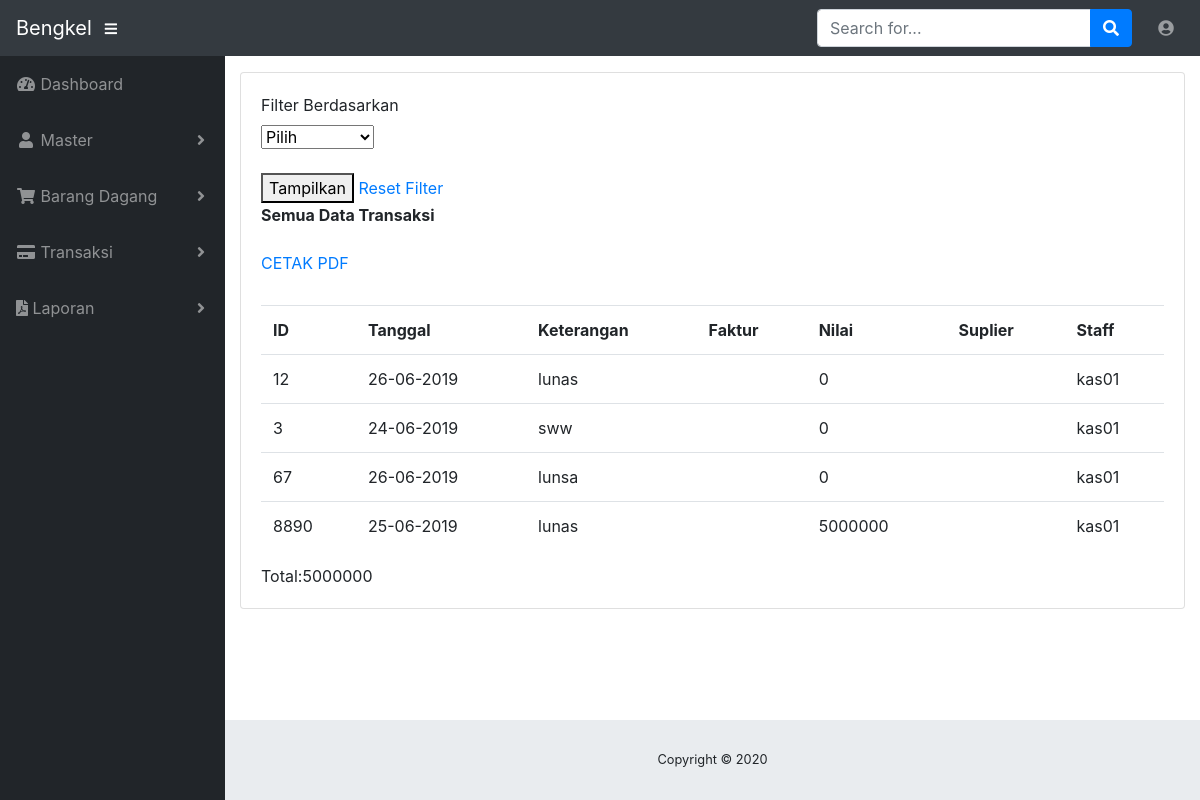
The page /index.php/admin/beli on the database its author committed.
### tables this page shows
CREATE TABLE `penjualan` (
  `id` varchar(10) NOT NULL,
  `tanggal` datetime NOT NULL,
  `idcust` varchar(10) NOT NULL,
  `nomanual` varchar(10) NOT NULL,
  `keterangan` varchar(225) NOT NULL,
  `nilai` int(11) NOT NULL,
  `staff` varchar(10) NOT NULL,
  `tipekendaraan` varchar(20) NOT NULL,
  `norangka` varchar(25) NOT NULL,
  `nomesin` varchar(25) NOT NULL,
  `nopol` varchar(10) NOT NULL,
  `bpkb` varchar(25) NOT NULL,
  `stnk` varchar(25) NOT NULL,
  `keluhan` varchar(255) NOT NULL,
  `jenis` varchar(10) NOT NULL
);

### application/controllers/admin/Beli.php (called while the page is built, shortened)
<?php if ( ! defined('BASEPATH')) exit('No direct script access allowed');
class Beli extends CI_Controller {
  public function __construct(){
    $this->load->model('TransaksiModel');
  }
  public function index(){
        if(isset($_GET['filter']) && ! empty($_GET['filter'])){
            $filter = $_GET['filter'];
            if($filter == '1'){
                $tgl = $_GET['tanggal'];
                $ket = 'Data Transaksi Tanggal '.date('d-m-y', strtotime($tgl));
                $url_cetak = 'admin/beli/cetak?filter=1&tahun='.$tgl;
                $transaksi = $this->TransaksiModel->view_by_date($tgl);
            }else if($filter == '2'){
                $bulan = $_GET['bulan'];
                $tahun = $_GET['tahun'];
                $nama_bulan = array('', 'Januari','Februari','Maret','April','Mei','Juni','Juli','Agustus','September','Oktober','November','Desember');
                $ket = 'Data Transaksi Bulan '.$nama_bulan[$bulan].' '.$tahun;
                $url_cetak = 'admin/beli/cetak?filter=2&bulan='.$bulan.'&tahun='.$tahun;
                $transaksi = $this->TransaksiModel->view_by_month($bulan, $tahun);
            }else{
                $tahun = $_GET['tahun'];
                $ket = 'Data Transaksi Tahun '.$tahun;
                $url_cetak = 'admin/beli/cetak?filter=3&tahun='.$tahun;
                $transaksi = $this->TransaksiModel->view_by_year($tahun);
            }
        }else{
            $ket = 'Semua Data Transaksi';
            $url_cetak = 'admin/beli/cetak';
            $transaksi = $this->TransaksiModel->view_all();
        }
    $data['ket'] = $ket;
    $data['url_cetak'] = base_url($url_cetak);
    $data['transaksi'] = $transaksi;
        $data['option_tahun'] = $this->TransaksiModel->option_tahun();
    $this->load->view('crud/index', $data);
  }
}

### index.php (called while the page is built, shortened)
<?php
require_once BASEPATH.'core/CodeIgniter.php';

### application/models/TransaksiModel.php (called while the page is built, shortened)
<?php if ( ! defined('BASEPATH')) exit('No direct script access allowed');
class TransaksiModel extends CI_Model {
  public function view_all(){
    return $this->db->query("SELECT * FROM penjualan WHERE jenis='langsung' ")->result();
  }
    public function option_tahun(){
        $this->db->select('YEAR(tanggal) AS tahun');
        $this->db->from('pembelian');
        $this->db->order_by('YEAR(tanggal)');
        $this->db->group_by('YEAR(tanggal)');
        return $this->db->get()->result();
    }
}

### application/views/crud/index.php (the view, shortened to what this page needs)
<!DOCTYPE html>
<html lang="en">
<head>
    <link rel="stylesheet" href="<?php echo base_url('assets/jquery-ui/jquery-ui.min.css'); ?>" />
</head>
<body id="page-top">
    <div id="wrapper">
        <div id="content-wrapper">
            <div class="container-fluid">
            <div class="card mb-3">
                <div class="card-body">
                     <div class="table-responsive">
    <form method="get" action="">
        <label>Filter Berdasarkan</label><br>
        <select name="filter" id="filter">
            <option value="">Pilih</option>
        </select>
        <br /><br />
        <button type="submit">Tampilkan</button>
        <a href="<?php echo base_url("admin/beli"); ?>">Reset Filter</a>
    </form>
    <b><?php echo $ket; ?></b><br /><br />
   <a href="<?php echo $url_cetak; ?>">CETAK PDF</a><br /><br />
    <table class="table table-hover" id="dataTable" width="50%" cellspacing="0">
    <tr>
        <th>ID</th>
        <th>Tanggal</th>
        <th>Keterangan</th>
        <th>Faktur</th>
        <th>Nilai</th>
        <th>Suplier</th>
        <th>Staff</th>
    </tr>
    <?php
    if( ! empty($transaksi)){
        foreach($transaksi as $data){
            $tgl = date('d-m-Y', strtotime($data->tanggal));
            echo "<tr>";
            echo "<td>".$data->id."</td>";
            echo "<td>".$tgl."</td>";
            echo "<td>".$data->keterangan."</td>";
            echo "<td>".$data->faktur."</td>";
            echo "<td>".$data->nilai."</td>";
            echo "<td>".$data->suplier."</td>";
            echo "<td>".$data->staff."</td>";
            echo "</tr>";
        }
    }
    ?>
    <table>
            <?php
                $total=0;
                foreach ($transaksi as $key):?>
                <tr>
                    <td><?php $total+= $key->nilai ?></td>
                </tr>
                <?php endforeach ?>
    </table>
    <?php echo "Total:" . $total; ?>
     </div>
                    </div>
                </div>
            </div>
            </div>
    </div>
</body>
</html>

### rows shown on the page
penjualan: id "12", tanggal "26-06-2019", keterangan "lunas", nilai "0", staff "kas01"
penjualan: id "3", tanggal "24-06-2019", keterangan "sww", nilai "0", staff "kas01"
penjualan: id "67", tanggal "26-06-2019", keterangan "lunsa", nilai "0", staff "kas01"
penjualan: id "8890", tanggal "25-06-2019", keterangan "lunas", nilai "5000000", staff "kas01"

### other values the page prints
$ket "Semua Data Transaksi"
$total "5000000"
Date('Y') "2020"
